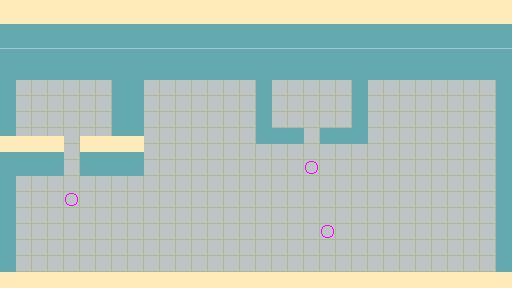

This game map was drawn from its Tiled (.tmx) file and the tilesets committed beside it. A one-line description and the full map source follow:
An orthogonal 32x18 tile map with 16x16 px tiles, 3 tile layers (Floor, Walls, Roofs) and 8 objects (2x Laser, 2x Door, 2x Quball, Goal, Player).

<map version="1.2" tiledversion="1.3.4" orientation="orthogonal" renderorder="right-down" width="32" height="18" tilewidth="16" tileheight="16" infinite="0" nextlayerid="9" nextobjectid="19">
 <properties>
  <property name="Gates" value="H 5" />
 </properties>
 <tileset firstgid="1" name="spritesheet" tilewidth="16" tileheight="16" tilecount="16" columns="4">
  <image source="sprites/spritesheet.png" width="64" height="64" />
 </tileset>
 <layer id="3" name="Floor" width="32" height="18">
  <data encoding="csv">
0,0,0,0,0,0,0,0,0,0,0,0,0,0,0,0,0,0,0,0,0,0,0,0,0,0,0,0,0,0,0,0,
0,0,0,0,0,0,0,0,0,0,0,0,0,0,0,0,0,0,0,0,0,0,0,0,0,0,0,0,0,0,0,0,
0,0,0,0,0,0,0,0,0,0,0,0,0,0,0,0,0,0,0,0,0,0,0,0,0,0,0,0,0,0,0,0,
0,0,0,0,0,0,0,0,0,0,0,0,0,0,0,0,0,0,0,0,0,0,0,0,0,0,0,0,0,0,0,0,
0,0,0,0,0,0,0,0,0,0,0,0,0,0,0,0,0,0,0,0,0,0,0,0,0,0,0,0,0,0,0,0,
0,8,8,8,8,8,8,8,8,8,8,8,8,8,8,8,8,8,8,8,8,8,8,8,8,8,8,8,8,8,8,0,
0,8,8,8,8,8,8,8,8,8,8,8,8,8,8,8,8,8,8,8,8,8,8,8,8,8,8,8,8,8,8,0,
0,8,8,8,8,8,8,8,8,8,8,8,8,8,8,8,8,8,8,8,8,8,8,8,8,8,8,8,8,8,8,0,
0,8,8,8,8,8,8,8,8,8,8,8,8,8,8,8,8,8,8,8,8,8,8,8,8,8,8,8,8,8,8,0,
0,8,8,8,8,8,8,8,8,8,8,8,8,8,8,8,8,8,8,8,8,8,8,8,8,8,8,8,8,8,8,0,
0,8,8,8,8,8,8,8,8,8,8,8,8,8,8,8,8,8,8,16,8,8,8,8,8,8,8,8,8,8,8,0,
0,8,8,8,8,8,8,8,8,8,8,8,8,8,8,8,8,8,8,8,8,8,8,8,8,8,8,8,8,8,8,0,
0,8,8,8,16,8,8,8,8,8,8,8,8,8,8,8,8,8,8,8,8,8,8,8,8,8,8,8,8,8,8,0,
0,8,8,8,8,8,8,8,8,8,8,8,8,8,8,8,8,8,8,8,8,8,8,8,8,8,8,8,8,8,8,0,
0,8,8,8,8,8,8,8,8,8,8,8,8,8,8,8,8,8,8,8,16,8,8,8,8,8,8,8,8,8,8,0,
0,8,8,8,8,8,8,8,8,8,8,8,8,8,8,8,8,8,8,8,8,8,8,8,8,8,8,8,8,8,8,0,
0,8,8,8,8,8,8,8,8,8,8,8,8,8,8,8,8,8,8,8,8,8,8,8,8,8,8,8,8,8,8,0,
0,0,0,0,0,0,0,0,0,0,0,0,0,0,0,0,0,0,0,0,0,0,0,0,0,0,0,0,0,0,0,0
</data>
 </layer>
 <layer id="2" name="Walls" width="32" height="18">
  <properties>
   <property name="Collision" type="bool" value="true" />
  </properties>
  <data encoding="csv">
0,0,0,0,0,0,0,0,0,0,0,0,0,0,0,0,0,0,0,0,0,0,0,0,0,0,0,0,0,0,0,0,
1,1,1,1,1,1,1,1,1,1,1,1,1,1,1,1,1,1,1,1,1,1,1,1,1,1,1,1,1,1,1,1,
1,1,1,1,1,1,1,1,1,1,1,1,1,1,1,1,1,1,1,1,1,1,1,1,1,1,1,1,1,1,1,1,
2,2,2,2,2,2,2,2,2,2,2,2,2,2,2,2,2,2,2,2,2,2,2,2,2,2,2,2,2,2,2,2,
1,1,1,1,1,1,1,1,1,1,1,1,1,1,1,1,1,1,1,1,1,1,1,1,1,1,1,1,1,1,1,1,
1,0,0,0,0,0,0,1,1,0,0,0,0,0,0,0,1,0,0,0,0,0,1,0,0,0,0,0,0,0,0,1,
1,0,0,0,0,0,0,1,1,0,0,0,0,0,0,0,1,0,0,0,0,0,1,0,0,0,0,0,0,0,0,1,
1,0,0,0,0,0,0,1,1,0,0,0,0,0,0,0,1,0,0,0,0,0,1,0,0,0,0,0,0,0,0,1,
1,0,0,0,0,0,0,1,1,0,0,0,0,0,0,0,1,1,1,0,1,1,1,0,0,0,0,0,0,0,0,1,
1,1,1,1,0,1,1,1,1,0,0,0,0,0,0,0,0,0,0,0,0,0,0,0,0,0,0,0,0,0,0,1,
1,1,1,1,0,1,1,1,1,0,0,0,0,0,0,0,0,0,0,0,0,0,0,0,0,0,0,0,0,0,0,1,
1,0,0,0,0,0,0,0,0,0,0,0,0,0,0,0,0,0,0,0,0,0,0,0,0,0,0,0,0,0,0,1,
1,0,0,0,0,0,0,0,0,0,0,0,0,0,0,0,0,0,0,0,0,0,0,0,0,0,0,0,0,0,0,1,
1,0,0,0,0,0,0,0,0,0,0,0,0,0,0,0,0,0,0,0,0,0,0,0,0,0,0,0,0,0,0,1,
1,0,0,0,0,0,0,0,0,0,0,0,0,0,0,0,0,0,0,0,0,0,0,0,0,0,0,0,0,0,0,1,
1,0,0,0,0,0,0,0,0,0,0,0,0,0,0,0,0,0,0,0,0,0,0,0,0,0,0,0,0,0,0,1,
1,0,0,0,0,0,0,0,0,0,0,0,0,0,0,0,0,0,0,0,0,0,0,0,0,0,0,0,0,0,0,1,
13,13,13,13,13,13,13,13,13,13,13,13,13,13,13,13,13,13,13,13,13,13,13,13,13,13,13,13,13,13,13,13
</data>
 </layer>
 <layer id="4" name="Roofs" width="32" height="18" offsetx="0" offsety="-8">
  <data encoding="csv">
13,13,13,13,13,13,13,13,13,13,13,13,13,13,13,13,13,13,13,13,13,13,13,13,13,13,13,13,13,13,13,13,
13,13,13,13,13,13,13,13,13,13,13,13,13,13,13,13,13,13,13,13,13,13,13,13,13,13,13,13,13,13,13,13,
0,0,0,0,0,0,0,0,0,0,0,0,0,0,0,0,0,0,0,0,0,0,0,0,0,0,0,0,0,0,0,0,
0,0,0,0,0,0,0,0,0,0,0,0,0,0,0,0,0,0,0,0,0,0,0,0,0,0,0,0,0,0,0,0,
0,0,0,0,0,0,0,0,0,0,0,0,0,0,0,0,0,0,0,0,0,0,0,0,0,0,0,0,0,0,0,0,
0,0,0,0,0,0,0,0,0,0,0,0,0,0,0,0,0,0,0,0,0,0,0,0,0,0,0,0,0,0,0,0,
0,0,0,0,0,0,0,0,0,0,0,0,0,0,0,0,0,0,0,0,0,0,0,0,0,0,0,0,0,0,0,0,
0,0,0,0,0,0,0,0,0,0,0,0,0,0,0,0,0,0,0,0,0,0,0,0,0,0,0,0,0,0,0,0,
0,0,0,0,0,0,0,0,0,0,0,0,0,0,0,0,0,0,0,0,0,0,0,0,0,0,0,0,0,0,0,0,
13,13,13,13,0,13,13,13,13,0,0,0,0,0,0,0,0,0,0,0,0,0,0,0,0,0,0,0,0,0,0,0,
0,0,0,0,0,0,0,0,0,0,0,0,0,0,0,0,0,0,0,0,0,0,0,0,0,0,0,0,0,0,0,0,
0,0,0,0,0,0,0,0,0,0,0,0,0,0,0,0,0,0,0,0,0,0,0,0,0,0,0,0,0,0,0,0,
0,0,0,0,0,0,0,0,0,0,0,0,0,0,0,0,0,0,0,0,0,0,0,0,0,0,0,0,0,0,0,0,
0,0,0,0,0,0,0,0,0,0,0,0,0,0,0,0,0,0,0,0,0,0,0,0,0,0,0,0,0,0,0,0,
0,0,0,0,0,0,0,0,0,0,0,0,0,0,0,0,0,0,0,0,0,0,0,0,0,0,0,0,0,0,0,0,
0,0,0,0,0,0,0,0,0,0,0,0,0,0,0,0,0,0,0,0,0,0,0,0,0,0,0,0,0,0,0,0,
0,0,0,0,0,0,0,0,0,0,0,0,0,0,0,0,0,0,0,0,0,0,0,0,0,0,0,0,0,0,0,0,
0,0,0,0,0,0,0,0,0,0,0,0,0,0,0,0,0,0,0,0,0,0,0,0,0,0,0,0,0,0,0,0
</data>
 </layer>
 <objectgroup id="5" name="Environment">
  <object id="7" name="CNOT" type="Laser" x="327" y="216.5">
   <properties>
    <property name="Control" value="(20, 14)" />
    <property name="Direction" value="Up" />
    <property name="Gate" value="X" />
   </properties>
   <point />
  </object>
  <object id="8" name="X" type="Laser" x="376.5" y="168.5">
   <properties>
    <property name="Direction" value="Left" />
    <property name="Gate" value="X" />
   </properties>
   <point />
  </object>
  <object id="9" name="Door 1" type="Door" x="72" y="170">
   <properties>
    <property name="Controls" value="(4, 12)" />
   </properties>
   <point />
  </object>
  <object id="10" name="Door 2" type="Door" x="312.5" y="137.5">
   <properties>
    <property name="Controls" value="(19, 10)" />
   </properties>
   <point />
  </object>
  <object id="18" name="Goal" type="Goal" x="311.5" y="104">
   <properties>
    <property name="Next Level" type="file" value="level4.tmx" />
    <property name="Requires" type="int" value="17" />
   </properties>
   <point />
  </object>
 </objectgroup>
 <objectgroup id="7" name="Player">
  <object id="17" name="Player" type="Player" x="183.5" y="218">
   <point />
  </object>
 </objectgroup>
 <objectgroup id="8" name="Quballs">
  <object id="5" name="Quball |+&gt;" type="Quball" x="263.5" y="218">
   <point />
  </object>
  <object id="6" name="Quball |0&gt;" type="Quball" x="71.5" y="105.5">
   <point />
  </object>
 </objectgroup>
</map>
